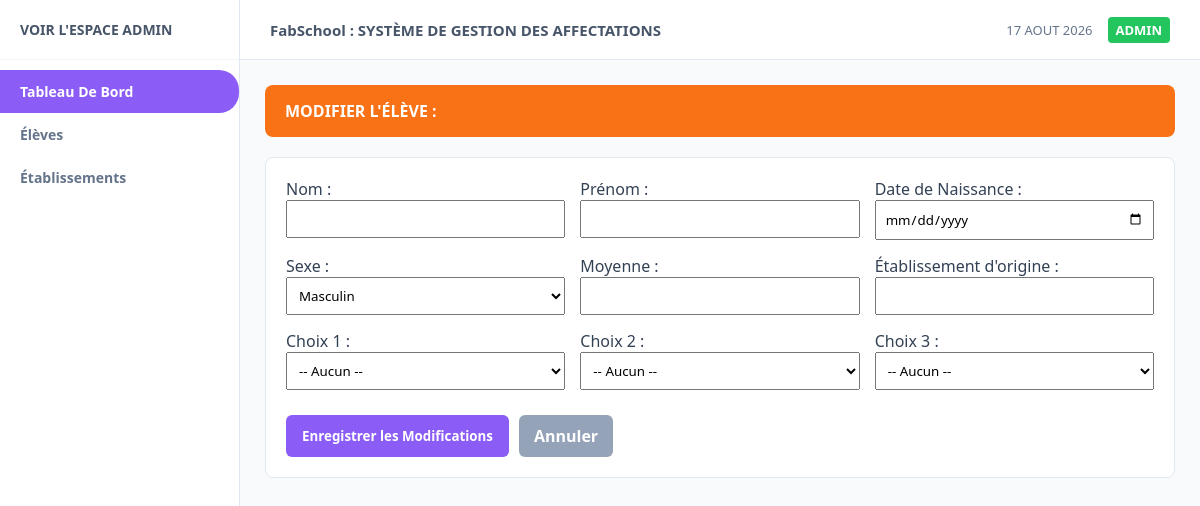
Page /eleves/modifier/123690 on the earlier database version.
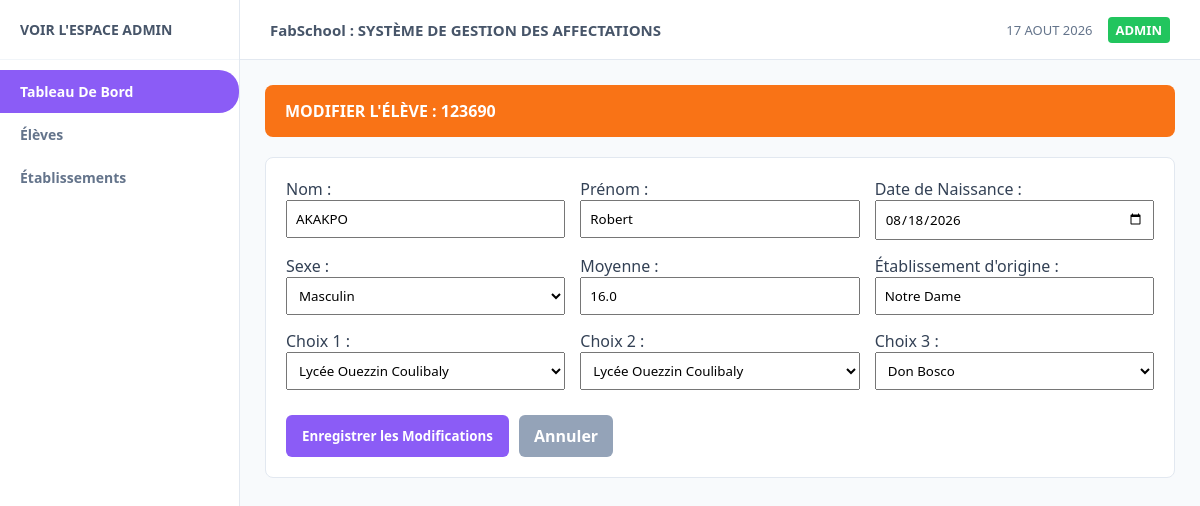
Same page on the later database version.
### tables this page shows
CREATE TABLE eleves (
            matricule TEXT PRIMARY KEY,
            nom TEXT NOT NULL,
            prenom TEXT NOT NULL,
            date_naissance TEXT,
            sexe TEXT,
            moyenne REAL NOT NULL,
            etab_origine TEXT,
            choix TEXT NOT NULL, -- Stocké au format JSON (ex: ["ETAB01", "ETAB02", "ETAB03"])
            statut TEXT DEFAULT 'NON_AFFECTE',
            affectation TEXT
        );

### app.py (the view, shortened to what this page needs)
@app.route("/eleves/modifier/<matricule>", methods=["GET", "POST"])
def modifier_eleve_route(matricule):
    eleve = database.obtenir_eleve_par_matricule(matricule)
    etablissements = database.obtenir_tous_etablissements()
    return render_template("modifier_eleve.html", eleve=eleve, etablissements=etablissements)

### database.py (called while the page is built)
def get_connection():
    conn = sqlite3.connect(DB_NAME)
    conn.row_factory = sqlite3.Row  # Permet d'accéder aux colonnes par leur nom
    return conn

def obtenir_tous_etablissements():
    conn = get_connection()
    cursor = conn.cursor()
    cursor.execute("SELECT * FROM etablissements ORDER BY nom")
    rows = cursor.fetchall()
    conn.close()
    return [dict(row) for row in rows]

def obtenir_eleve_par_matricule(matricule):
    conn = get_connection()
    cursor = conn.cursor()
    cursor.execute("SELECT * FROM eleves WHERE matricule = ?", (matricule,))
    row = cursor.fetchone()
    conn.close()
    if row:
        item = dict(row)
        item['choix'] = json.loads(item['choix'])
        return item
    return None

### templates/modifier_eleve.html (shortened to what this page needs)
{% extends 'base.html' %}
{% block content %}
<div class="banner-orange">
    <span>MODIFIER L'ÉLÈVE : {{ eleve.matricule }}</span>
</div>
<div class="card">
    <form action="/eleves/modifier/{{ eleve.matricule }}" method="POST" style="display: grid; grid-template-columns: repeat(3, 1fr); gap: 15px;">
        <div>
            <label>Nom :</label>
            <input type="text" name="nom" value="{{ eleve.nom }}" required style="width:100%; padding: 8px;">
        </div>
        <div>
            <label>Prénom :</label>
            <input type="text" name="prenom" value="{{ eleve.prenom }}" required style="width:100%; padding: 8px;">
        </div>
        <div>
            <label>Date de Naissance :</label>
            <input type="date" name="date_naissance" value="{{ eleve.date_naissance }}" style="width:100%; padding: 8px;">
        </div>
        <div>
            <label>Sexe :</label>
            <select name="sexe" style="width:100%; padding: 8px;">
                <option value="M" {% if eleve.sexe == 'M' %}selected{% endif %}>Masculin</option>
            </select>
        </div>
        <div>
            <label>Moyenne :</label>
            <input type="number" step="0.01" name="moyenne" value="{{ eleve.moyenne }}" required style="width:100%; padding: 8px;">
        </div>
        <div>
            <label>Établissement d'origine :</label>
            <input type="text" name="etab_origine" value="{{ eleve.etab_origine }}" style="width:100%; padding: 8px;">
        </div>
        <div>
            <label>Choix 1 :</label>
            <select name="choix_1" style="width:100%; padding: 8px;">
                <option value="">-- Aucun --</option>
                {% for etab in etablissements %}
                    <option value="{{ etab.id_etab }}" {% if eleve.choix|length > 0 and eleve.choix[0] == etab.id_etab %}selected{% endif %}>{{ etab.nom }}</option>
                {% endfor %}
            </select>
        </div>
        <div>
            <label>Choix 2 :</label>
            <select name="choix_2" style="width:100%; padding: 8px;">
                <option value="">-- Aucun --</option>
                {% for etab in etablissements %}
                    <option value="{{ etab.id_etab }}" {% if eleve.choix|length > 1 and eleve.choix[1] == etab.id_etab %}selected{% endif %}>{{ etab.nom }}</option>
                {% endfor %}
            </select>
        </div>
        <div>
            <label>Choix 3 :</label>
            <select name="choix_3" style="width:100%; padding: 8px;">
                <option value="">-- Aucun --</option>
                {% for etab in etablissements %}
                    <option value="{{ etab.id_etab }}" {% if eleve.choix|length > 2 and eleve.choix[2] == etab.id_etab %}selected{% endif %}>{{ etab.nom }}</option>
                {% endfor %}
            </select>
        </div>
        <div style="grid-column: span 3; display:flex; gap:10px; margin-top:10px;">
            <button type="submit" class="btn btn-purple">Enregistrer les Modifications</button>
            <a href="/eleves" style="background:#94a3b8; color:white; padding:10px 15px; border-radius:6px; text-decoration:none; font-weight:bold;">Annuler</a>
        </div>
    </form>
</div>
{% endblock %}

Differences in the rows shown:
added eleves: matricule "123690", nom "AKAKPO", prenom "Robert", date_naissance "08/18/2026", sexe "Masculin", moyenne "16.0", etab_origine "Notre Dame"
Other differences:
form field choix_1: "-- Aucun --" → "Lycée Ouezzin Coulibaly"
form field choix_2: "-- Aucun --" → "Lycée Ouezzin Coulibaly"
form field choix_3: "-- Aucun --" → "Don Bosco"
form field sexe: "Masculin" → (not shown)
